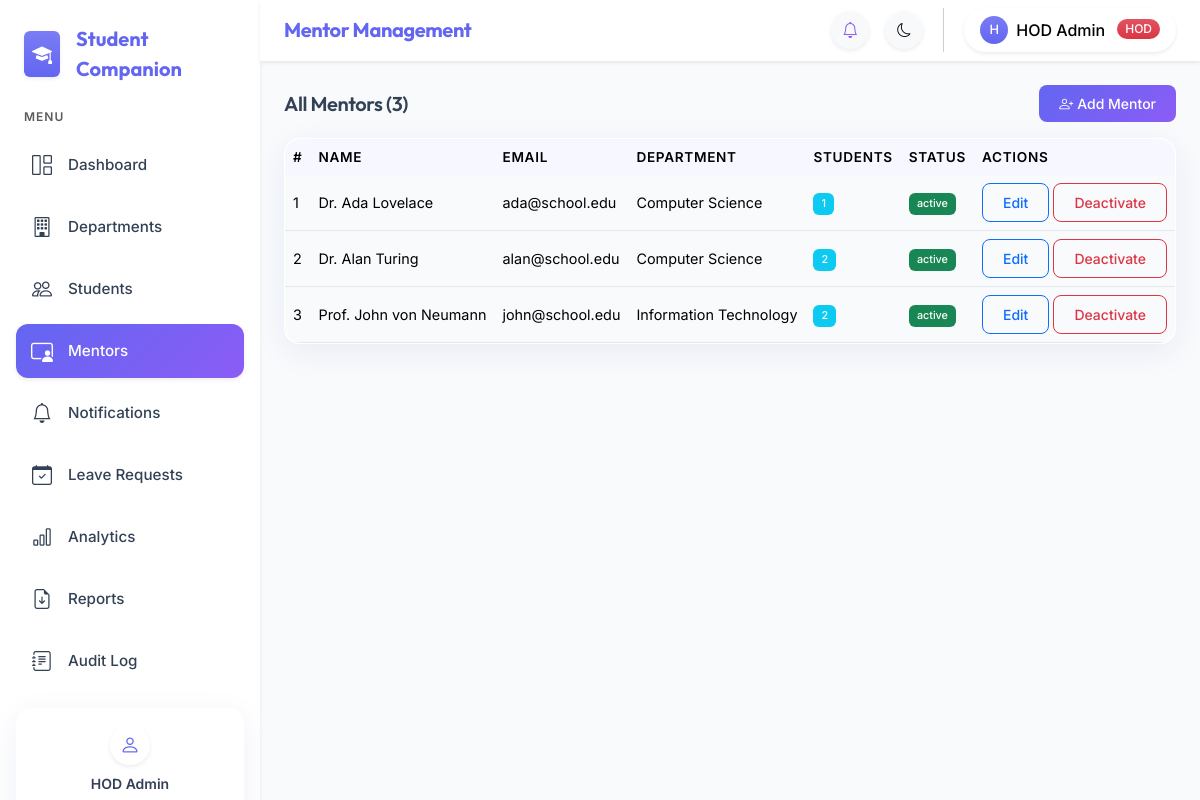
Screenshot of /admin/mentors.php (signed in) with the database file from the repository.
### tables this page shows
CREATE TABLE IF NOT EXISTS users (
    id INT UNSIGNED AUTO_INCREMENT PRIMARY KEY,
    name VARCHAR(150) NOT NULL,
    email VARCHAR(191) NOT NULL UNIQUE,
    password_hash VARCHAR(255) NOT NULL,
    role ENUM('admin','mentor','learner') NOT NULL,
    department_id INT UNSIGNED NULL,
    year TINYINT UNSIGNED NULL,
    status ENUM('active','inactive') NOT NULL DEFAULT 'active',
    force_password_reset TINYINT(1) NOT NULL DEFAULT 0,
    created_at TIMESTAMP NOT NULL DEFAULT CURRENT_TIMESTAMP,
    FOREIGN KEY (department_id) REFERENCES departments(id) ON DELETE SET NULL
);

CREATE TABLE IF NOT EXISTS departments (
    id INT UNSIGNED AUTO_INCREMENT PRIMARY KEY,
    name VARCHAR(100) NOT NULL
);

### config/database.php (called while the page is built, shortened)
<?php
function get_db(): PDO {
    static $pdo = null;
    if ($pdo === null) {
        $dsn = 'mysql:host=' . DB_HOST . ';dbname=' . DB_NAME . ';charset=utf8mb4';
        $pdo = new PDO($dsn, DB_USER, DB_PASS, [
            PDO::ATTR_ERRMODE            => PDO::ERRMODE_EXCEPTION,
            PDO::ATTR_DEFAULT_FETCH_MODE => PDO::FETCH_ASSOC,
            PDO::ATTR_EMULATE_PREPARES   => false,
        ]);
    }
    return $pdo;
}

### includes/auth_check.php (called while the page is built, shortened)
<?php
require_once dirname(__DIR__) . '/config/database.php';
require_once dirname(__DIR__) . '/includes/helpers.php';
try {
    $stmt = get_db()->prepare('SELECT id, name, email, role, department_id, year, status FROM users WHERE id = ? AND status = "active" LIMIT 1');
    $stmt->execute([$_SESSION['user_id']]);
    $current_user = $stmt->fetch();
} catch (Throwable) {}

### includes/helpers.php (called while the page is built, shortened)
<?php
function paginate(int $total, int $per_page, int $current_page): array {
    $total_pages = (int) ceil($total / $per_page);
    return [
        'total'        => $total,
        'per_page'     => $per_page,
        'current_page' => $current_page,
        'total_pages'  => $total_pages,
        'offset'       => ($current_page - 1) * $per_page,
    ];
}
function e(string $str): string {
    return htmlspecialchars($str, ENT_QUOTES, 'UTF-8');
}

### admin/mentors.php (the view, shortened to what this page needs)
<?php
$page_title    = 'Mentor Management';
require_once dirname(__DIR__) . '/config/database.php';
require_once dirname(__DIR__) . '/includes/auth_check.php';
$db     = get_db();
$action = $_GET['action'] ?? 'list';
$departments = $db->query('SELECT id,name FROM departments ORDER BY name')->fetchAll();
$edit_mentor = null;
$edit_subjects = [];
$subjects_by_dept = [];
foreach ($db->query('SELECT id,name,department_id,year,semester FROM subjects ORDER BY department_id,year,name')->fetchAll() as $s) {
    $subjects_by_dept[$s['department_id']][] = $s;
}
$per_page=20; $page=max(1,(int)($_GET['page']??1));
$total=(int)$db->query("SELECT COUNT(*) FROM users WHERE role='mentor'")->fetchColumn();
$pag=paginate($total,$per_page,$page);
$mentors=$db->query("SELECT u.id,u.name,u.email,u.status,d.name AS dept,
    (SELECT COUNT(*) FROM mentor_students ms WHERE ms.mentor_id=u.id) AS student_count
    FROM users u LEFT JOIN departments d ON u.department_id=d.id WHERE u.role='mentor' ORDER BY u.name LIMIT {$per_page} OFFSET {$pag['offset']}")->fetchAll();
require_once dirname(__DIR__).'/includes/header.php';
require_once dirname(__DIR__).'/includes/sidebar.php';
require_once dirname(__DIR__).'/includes/navbar.php';
?>
<div class="main-content p-4">
<?php if ($action==='add'||$action==='edit'): ?>
<div class="card mb-4">
    <div class="card-header fw-bold"><i class="bi bi-person-badge me-2"></i><?= $action==='add'?'Add Mentor':'Edit Mentor' ?></div>
    <div class="card-body">
        <form method="POST">
            <?= generate_csrf() ?>
            <input type="hidden" name="action" value="<?= $action ?>">
            <?php if ($action==='edit'): ?><input type="hidden" name="id" value="<?= $edit_mentor['id'] ?>"><?php endif; ?>
            <div class="row g-3">
                <div class="col-md-5">
                    <label class="form-label">Full Name *</label>
                    <input type="text" name="name" class="form-control" value="<?= e($edit_mentor['name']??'') ?>" required>
                </div>
                <?php if ($action==='add'): ?>
                <div class="col-md-5">
                    <label class="form-label">Email *</label>
                    <input type="email" name="email" class="form-control" required>
                </div>
                <?php endif; ?>
                <div class="col-md-4">
                    <label class="form-label">Department *</label>
                    <select name="department_id" id="dept-select" class="form-select" required onchange="filterSubjects(this.value)">
                        <option value="">Select</option>
                        <?php foreach ($departments as $d): ?>
                        <option value="<?= $d['id'] ?>" <?= ($edit_mentor['department_id']??0)==$d['id']?'selected':'' ?>><?= e($d['name']) ?></option>
                        <?php endforeach; ?>
                    </select>
                </div>
                <div class="col-12">
                    <label class="form-label">Assign Subjects</label>
                    <div id="subject-list" class="row g-2">
                        <?php foreach ($subjects_by_dept as $did => $subs): ?>
                        <div class="dept-subjects col-12" data-dept="<?= $did ?>" style="display:none">
                            <?php foreach ($subs as $sub): ?>
                            <div class="form-check form-check-inline">
                                <input class="form-check-input" type="checkbox" name="subjects[]" value="<?= $sub['id'] ?>" id="sub<?= $sub['id'] ?>"
                                    <?= in_array($sub['id'],$edit_subjects)?'checked':'' ?>>
                                <label class="form-check-label small" for="sub<?= $sub['id'] ?>"><?= e($sub['name']) ?> (Y<?= $sub['year'] ?>S<?= $sub['semester'] ?>)</label>
                            </div>
                            <?php endforeach; ?>
                        </div>
                        <?php endforeach; ?>
                    </div>
                </div>
            </div>
            <div class="mt-3">
                <button type="submit" class="btn btn-primary"><?= $action==='add'?'Add Mentor':'Save' ?></button>
                <a href="mentors.php" class="btn btn-secondary ms-2">Cancel</a>
            </div>
        </form>
    </div>
</div>
<script>
var subjectsByDept = <?= json_encode($subjects_by_dept) ?>;
function filterSubjects(did) {
    document.querySelectorAll('.dept-subjects').forEach(function(el){ el.style.display='none'; });
    if(did) { var el=document.querySelector('.dept-subjects[data-dept="'+did+'"]'); if(el) el.style.display=''; }
}
document.addEventListener('DOMContentLoaded',function(){ filterSubjects(document.getElementById('dept-select').value); });
</script>
<?php else: ?>
<div class="d-flex justify-content-between align-items-center mb-3">
    <h5 class="mb-0">All Mentors (<?= $total ?>)</h5>
    <a href="mentors.php?action=add" class="btn btn-primary btn-sm"><i class="bi bi-person-plus me-1"></i>Add Mentor</a>
</div>
<div class="card">
    <div class="table-responsive">
        <table class="table table-hover mb-0">
            <thead class="table-light"><tr><th>#</th><th>Name</th><th>Email</th><th>Department</th><th>Students</th><th>Status</th><th>Actions</th></tr></thead>
            <tbody>
            <?php if ($mentors): foreach ($mentors as $i=>$m): ?>
            <tr>
                <td><?= $pag['offset']+$i+1 ?></td>
                <td><?= e($m['name']) ?></td>
                <td><?= e($m['email']) ?></td>
                <td><?= e($m['dept']??'—') ?></td>
                <td><span class="badge bg-info"><?= $m['student_count'] ?></span></td>
                <td><span class="badge bg-<?= $m['status']==='active'?'success':'secondary' ?>"><?= $m['status'] ?></span></td>
                <td>
                    <a href="mentors.php?action=edit&id=<?= $m['id'] ?>" class="btn btn-sm btn-outline-primary">Edit</a>
                    <form method="POST" class="d-inline" onsubmit="return confirmAction('Toggle mentor status?')">
                        <button class="btn btn-sm btn-outline-<?= $m['status']==='active'?'danger':'success' ?>"><?= $m['status']==='active'?'Deactivate':'Activate' ?></button>
                    </form>
                </td>
            </tr>
            <?php endforeach; else: ?>
            <tr><td colspan="7" class="text-center text-muted py-4">No mentors found.</td></tr>
            <?php endif; ?>
            </tbody>
        </table>
    </div>
</div>
<?php endif; ?>
</div>
<?php require_once dirname(__DIR__).'/includes/footer.php'; ?>

### includes/sidebar.php (shortened to what this page needs)
<?php
$role = $_SESSION['role'] ?? '';
$current_page = basename($_SERVER['PHP_SELF']);
function nav_link(string $href, string $icon, string $label, string $current_page): string {
    $active = (basename($href) === $current_page) ? ' active shadow-sm' : '';
    return '<li class="nav-item"><a class="nav-link' . $active . ' d-flex align-items-center" href="' . $href . '"><i class="bi bi-' . $icon . ' me-3 fs-5"></i><span>' . $label . '</span></a></li>';
}
$base = BASE_URL;
?>
<nav class="sidebar d-none d-md-flex flex-column flex-shrink-0 p-3 border-end-0 shadow-sm z-3 animate__animated animate__fadeInLeft">
    <a href="<?= $base ?>index.php" class="d-flex align-items-center mb-4 text-decoration-none px-2 mt-2">
        <div class="bg-primary bg-gradient text-white rounded p-2 me-3 shadow-sm d-flex align-items-center justify-content-center">
            <i class="bi bi-mortarboard-fill fs-5"></i>
        </div>
        <span class="fw-bold fs-5 text-primary tracking-tight" style="font-family: var(--bs-heading-font-family);"><?= APP_NAME ?></span>
    </a>
    <ul class="nav nav-pills flex-column mb-auto gap-1">
        <li class="nav-item mb-2 px-2 small text-muted text-uppercase fw-semibold" style="letter-spacing: 1px; font-size: 0.75rem;">Menu</li>
        <?php if ($role === 'admin'): ?>
            <?= nav_link($base.'admin/dashboard.php', 'grid-1x2', 'Dashboard', $current_page) ?>
            <?= nav_link($base.'admin/departments.php', 'building', 'Departments', $current_page) ?>
            <?= nav_link($base.'admin/students.php', 'people', 'Students', $current_page) ?>
            <?= nav_link($base.'admin/mentors.php', 'person-video3', 'Mentors', $current_page) ?>
            <?= nav_link($base.'admin/notifications.php', 'bell', 'Notifications', $current_page) ?>
            <?= nav_link($base.'admin/leave.php', 'calendar-check', 'Leave Requests', $current_page) ?>
            <?= nav_link($base.'admin/analytics.php', 'bar-chart', 'Analytics', $current_page) ?>
            <?= nav_link($base.'admin/reports.php', 'file-earmark-arrow-down', 'Reports', $current_page) ?>
            <?= nav_link($base.'admin/audit_log.php', 'journal-text', 'Audit Log', $current_page) ?>
        <?php endif; ?>
    </ul>
    <div class="mt-auto pt-3">
        <div class="card border-0 shadow-sm bg-primary bg-gradient bg-opacity-10 rounded-4 overflow-hidden">
            <div class="card-body p-3 d-flex flex-column align-items-center text-center">
                <div class="bg-white rounded-circle shadow-sm d-flex align-items-center justify-content-center mb-2" style="width: 40px; height: 40px;">
                    <i class="bi bi-person text-primary fs-5"></i>
                </div>
                <div class="small fw-semibold text-truncate w-100"><?= htmlspecialchars($current_user['name'] ?? '', ENT_QUOTES) ?></div>
            </div>
        </div>
    </div>
</nav>

### includes/navbar.php (shortened to what this page needs)
<?php
$role = $_SESSION['role'] ?? '';
$base = BASE_URL;
$role_label = match($role) { 'admin' => 'HOD', 'mentor' => 'Mentor', default => 'Student' };
$role_badge = match($role) { 'admin' => 'danger', 'mentor' => 'warning', default => 'primary' };
?>
<div class="content-wrapper flex-grow-1 d-flex flex-column">
<nav class="navbar navbar-expand-md sticky-top px-4 py-2 border-bottom-0 shadow-sm animate__animated animate__fadeInDown">
    <div class="d-flex align-items-center">
        <span class="navbar-brand fw-bold d-none d-md-inline mb-0 h5 text-primary tracking-tight"><?= htmlspecialchars($page_title ?? APP_NAME, ENT_QUOTES) ?></span>
    </div>
    <div class="ms-auto d-flex align-items-center gap-3">
        <a href="<?php
            echo match($role) {
                'admin'  => $base.'admin/notifications.php',
                'mentor' => $base.'mentor/dashboard.php',
                default  => $base.'learner/notifications.php',
            };
        ?>" class="btn btn-sm btn-light rounded-circle position-relative shadow-sm p-2" id="notif-btn" style="width: 38px; height: 38px; display: flex; align-items: center; justify-content: center;">
            <i class="bi bi-bell text-secondary fs-6"></i>
        </a>
        <button class="btn btn-sm btn-light rounded-circle shadow-sm p-2" onclick="toggleTheme()" title="Toggle theme" style="width: 38px; height: 38px; display: flex; align-items: center; justify-content: center;">
            <i class="bi bi-moon-stars text-secondary fs-6" id="theme-icon"></i>
        </button>
        <div class="dropdown">
            <button class="btn btn-light rounded-pill shadow-sm d-flex align-items-center gap-2 px-3 py-2 border-0" data-bs-toggle="dropdown" style="background: var(--sidebar-bg);">
                <div class="bg-primary bg-gradient rounded-circle d-flex align-items-center justify-content-center text-white" style="width: 28px; height: 28px; font-size: 0.8rem;">
                    <?= strtoupper(substr($current_user['name'] ?? 'U', 0, 1)) ?>
                </div>
                <span class="fw-medium d-none d-sm-inline"><?= htmlspecialchars($current_user['name'] ?? '', ENT_QUOTES) ?></span>
                <span class="badge bg-<?= $role_badge ?> bg-gradient rounded-pill px-2 py-1 ms-1"><?= $role_label ?></span>
            </button>
        </div>
    </div>
</nav>

### rows the page displays
users: name "HOD Admin", name "H"
users: offset "1", name "Dr. Ada Lovelace", email "ada@school.edu", department.name "Computer Science", student_count "1", status "active", shows "Deactivate"
users: offset "2", name "Dr. Alan Turing", email "alan@school.edu", department.name "Computer Science", student_count "2", status "active", shows "Deactivate"
users: offset "3", name "Prof. John von Neumann", email "john@school.edu", department.name "Information Technology", student_count "2", status "active", shows "Deactivate"

### other values shown
APP_NAME "Student Companion"
$label "Dashboard Departments Students Mentors Notifications Leave Requests Analytics Reports Audit Log"
$page_title "Mentor Management"
$role_label "HOD"
$total "3"
